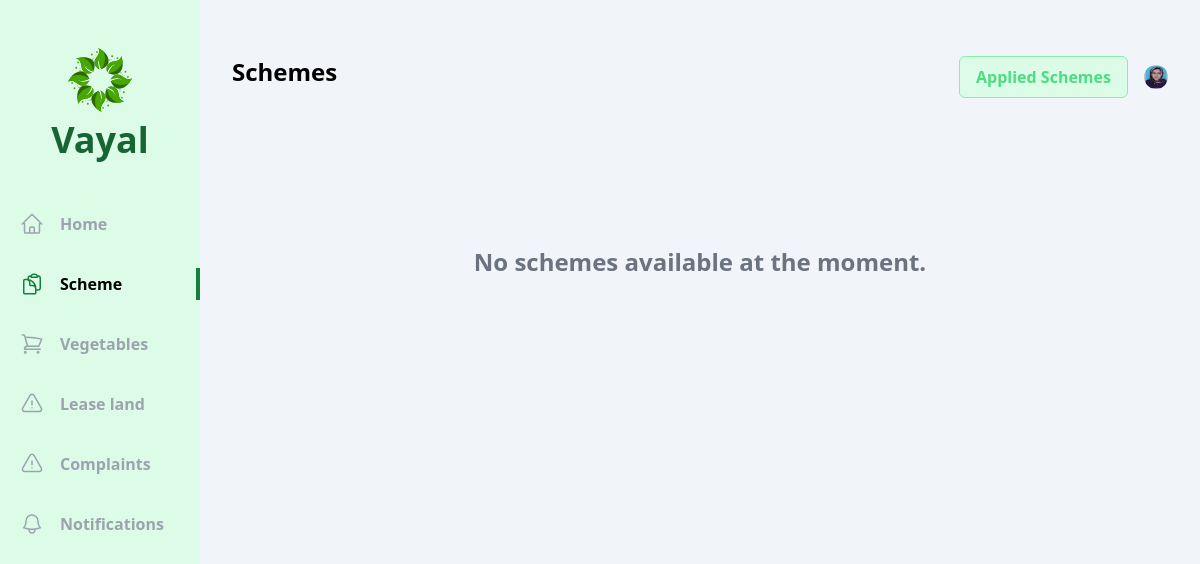
Page /user/schemes/ (signed in) on the earlier database version.
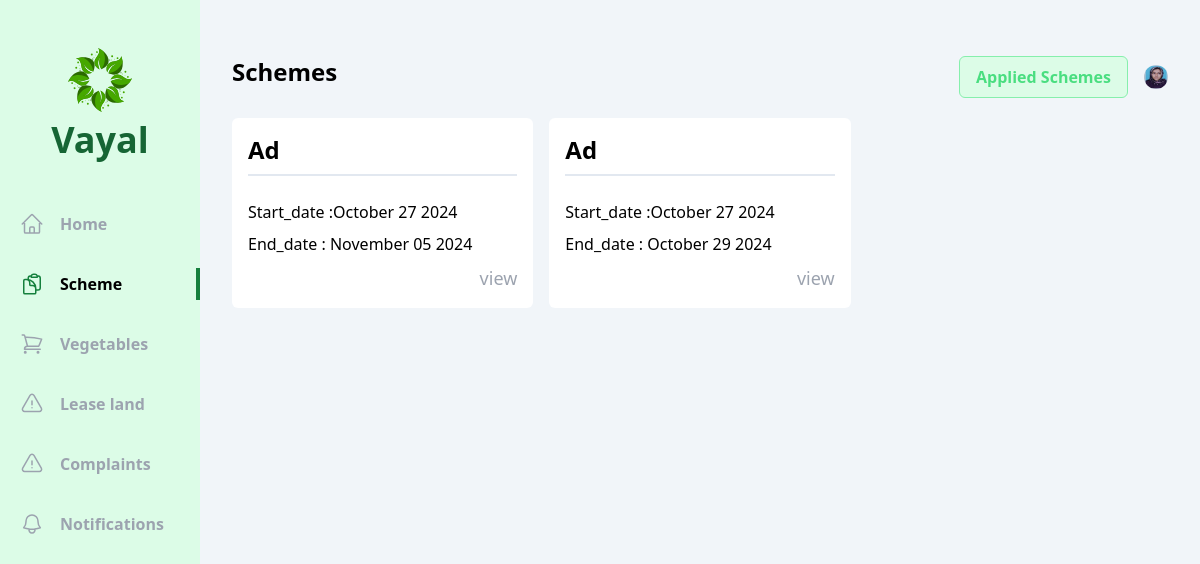
Same page on the later database version.
### vayal_user/models.py (models this page shows, shortened)
class Vayal_User(models.Model):
    account = models.OneToOneField(User, on_delete=models.CASCADE)
    name=models.CharField(max_length=225)
    dob=models.DateField()
    gender= models.CharField(max_length=20, choices=gender)
    phone_number = models.CharField(max_length=10)
    aadhar_number= models.CharField(max_length=12)
    cast=models.CharField(max_length=20, choices=cast)
    house_name=models.CharField(max_length=225)
    place=models.CharField(max_length=225)
    village=models.CharField(max_length=225)
    pincode = models.CharField(max_length=6)
    muncipality=models.CharField(max_length=225,default="Kozhikode")
    district=models.CharField(max_length=225,default="Kozhikode")
    land_ownership=models.CharField(max_length=20, choices=land)
    photo=models.ImageField(upload_to='photos/')
    vegetable_permission_applied=models.CharField(max_length=225,default="False")
    vegetable_permission=models.CharField(max_length=225, choices=vegetable_permission_status,default="Pending")

### officer/models.py (models this page shows, shortened)
class Scheme(models.Model):
    name=models.CharField(max_length=250)
    type=models.CharField(max_length=50,choices=schem_type)
    description=models.CharField(max_length=250)
    criteria=models.CharField(max_length=250)
    start_date=models.DateTimeField(auto_now_add=True)
    end_date=models.DateField()

### vayal_user/views/schemes.py (the view)
# urls.py: path('schemes/',schemes.index,name='schemes'),
def index(request):
    schemes=Scheme.objects.all().order_by('-id')
    vayal_user = Vayal_User.objects.get(account=request.user)
    context = {
        'schemes': schemes,
        'vayal_user': vayal_user,
    }
    return render(request,'vayal_user/schemes/index.html',context)

### vayal_user/templates/vayal_user/schemes/index.html (shortened to what this page needs)
{% extends 'base.html' %}
{% block content %}
<div class="flex  bg-slate-100">
  <div class="w-2/12 bg-green-100 flex flex-col items-center pb-10">
      <div class="my-12 flex flex-col gap-2 justify-center items-center">
          <h1 class="text-4xl font-bold text-green-800 ">Vayal</h1>
      </div>
      <ul class="flex flex-col gap-7 w-full font-bold text-gray-400">
        <li class="w-full flex items-center px-5 py-1 gap-4 group hover:text-gray-500 cursor-pointer hover:border-green-700 hover:border-r-4">
              <a href="{% url 'vayal_user:home' %}">Home</a>
          </li>
          <li class="w-full flex items-center px-5 py-1 gap-4 border-r-4 text-black border-green-700">
              <a href="#">Scheme</a>
          </li>
          <li class="w-full flex items-center px-5 py-1 gap-4 group hover:text-gray-500 cursor-pointer hover:border-green-700 hover:border-r-4">
            <a href="{% url 'vayal_user:vegetables' %}">Vegetables</a>
        </li>
        <li class="w-full flex items-center px-5 py-1 gap-4 group hover:text-gray-500 cursor-pointer hover:border-green-700 hover:border-r-4">
            <a href="{% url 'vayal_user:lease_land' %}">Lease land</a>
        </li>
        <li class="w-full flex items-center px-5 py-1 gap-4 group hover:text-gray-500 cursor-pointer hover:border-green-700 hover:border-r-4">
            <a href="{% url 'vayal_user:complaints' %}">Complaints</a>
        </li>
        <li class="w-full flex items-center px-5 py-1 gap-4 group hover:text-gray-500 cursor-pointer hover:border-green-700 hover:border-r-4">
            <a href="{% url 'vayal_user:notifications' %}">Notifications</a>
        </li>
      </ul>
    </div>
    <div class="w-10/12 h-screen overflow-y-auto px-8 py-14">
      <div class="flex justify-between mb-5">
        <h1 class="text-2xl font-bold">Schemes</h1>
        <div class="flex items-center gap-4">
            <span class="px-4 py-2 flex gap-1 bg-green-100 text-green-400 border cursor-pointer border-green-300 font-bold rounded-md">
                <span>
                    <a href="{% url 'vayal_user:create_lease_land' %}">
                        Applied Schemes
                    </a>
                   </span>
            </span>
            <div class="relative">
            <img id="profile" src="/uploads/{{vayal_user.photo}}" class="h-6 w-6 rounded-full cursor-pointer" alt="">
        </div>
        </div>
    </div>
      <div class="grid grid-cols-3 gap-x-4 gap-y-8">
        {% if schemes %}
        {% for scheme in schemes %}
            <div class="flex flex-col bg-white p-4 rounded-md gap-2">
                <span class="text-2xl font-bold mb-4 pb-2 border-b-2 border-slate-200">{{scheme.name }}</span>
                <span>Start_date :{{scheme.start_date  | date:"F d Y" }}</span>
                <span>End_date : {{scheme.end_date  | date:"F d Y" }}</span>
                <div class="flex justify-end ">
                    <a href ="{% url 'vayal_user:details_schemes' scheme.id  %}" class="text-lg text-gray-400 ">view</a>
                </div>
            </div>
        {% endfor %}
        {% else %}
        <div class="flex flex-col items-center justify-center col-span-3 text-center my-20">
            <p class="text-2xl font-semibold text-gray-500 mb-4 mt-12">No schemes available at the moment.</p>
        </div>
    {% endif %}
    </div>
</div>
  </div>
{% endblock content %}

### templates/base.html (shortened to what this page needs)
<!DOCTYPE html>
<html lang="en">
<head>
    <script src="https://cdn.tailwindcss.com"></script>
</head>
<body>
    {% block content %}
    {% endblock content %}
</body>
</html>

Differences in the rows shown:
added Scheme: name "Ad", start_date "October 27 2024", end_date "November 05 2024"
added Scheme: name "Ad", start_date "October 27 2024", end_date "October 29 2024"
Other differences:
text no longer shown: "No schemes available at the moment."
